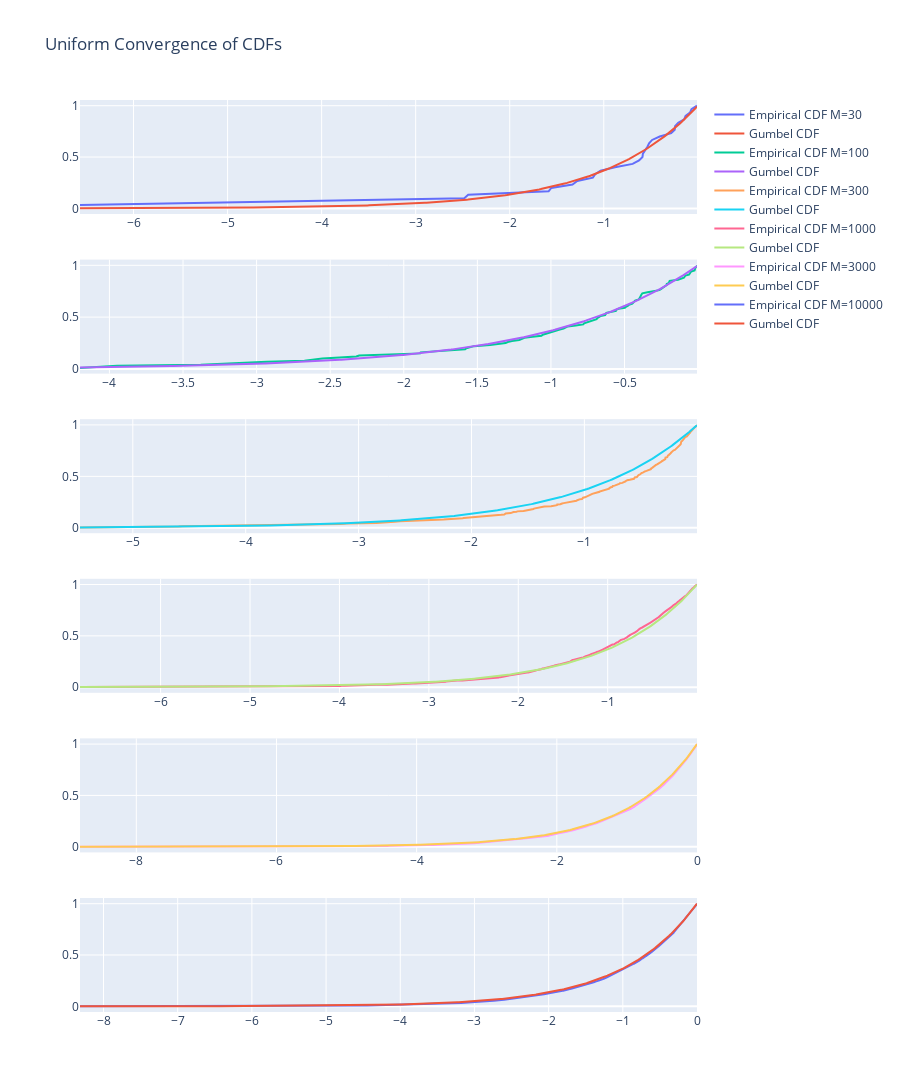

Notebook code for this chart:
### Markdown cell above
The cdf. $F_n$ of the normalized maxima converges to $F$ at all cadlag points of $F$. Given that $F$ is cadlag everywhere in the 3 cases Fréchet, Weibull and Gumbel, $F_n$ converges to $F$ for every $x \in \mathbb{R}$.

As F is increasing and for any $\epsilon > 0$, we take points $-\infty = x_0 < x_1 < \cdots < x_k = +\infty$ such that $\forall i \in =0,...,k-1$ $F(i+1)-F(i) \leq \epsilon$ 

For any sub-interal $[x_i,x_{i+1}]$ of $[x_0,x_k]$, we have $F(x_{i+1})-F(x_i) \leq \epsilon$.
Thus as both $F_n$ and $F$ are increasing and bounded, we have $sup_{x  \in [x_i,x_{i+1}]} |F_n(x) - F(x)| \leq max(|F_n(x_i) - F(x_i)|,|F_n(x_{i+1}) - F(x_{i+1})|) + \epsilon$.
$$
Thus:
\sup_{x \in \mathbb{R}} |F_n(x) - F(x)| \leq \max_{j=0,1,\dots,K} |F_n(x_j) - F(x_j)| + \epsilon
$$
 As $n$  -> $\infty$, the term $\max_{j=0,1,\dots,K} |F_n(x_j) - F(x_j)|$ goes to 0 due to weak convergence. Thus, for sufficiently large $n$, the supremum of the absolute differences can be made smaller than any given $\epsilon$, implying uniform convergence.

### Code cell
# Parameters
n = 30  # Size of each block

def generate_blocks(M, n):
    return np.random.rand(M, n)

def compute_maxima(blocks):
    return np.max(blocks, axis=1)

def normalize_maxima(maxima, n):
    a_n = 1.0 / n
    b_n = 1
    return (maxima - b_n) / a_n

def empirical_cdf(data):
    sorted_data = np.sort(data)
    y = np.arange(1, len(data) + 1) / len(data)
    return sorted_data, y

def weibull_cdf(x):
    return np.exp(x)

def plot_convergence(M_values):
    fig = make_subplots(rows=len(M_values), cols=1)

    for i, M in enumerate(M_values):
        blocks = generate_blocks(M, n)
        maxima = compute_maxima(blocks)
        normalized_maxima = normalize_maxima(maxima, n)
        
        x_empirical, y_empirical = empirical_cdf(normalized_maxima)
        
        x_vals = np.linspace(min(normalized_maxima), max(normalized_maxima), 400)
        y_vals = weibull_cdf(x_vals)
        
        fig.add_trace(go.Scatter(x=x_empirical, y=y_empirical, mode='lines', name=f'Empirical CDF M={M}'), row=i+1, col=1)
        fig.add_trace(go.Scatter(x=x_vals, y=y_vals, mode='lines', name='Gumbel CDF'), row=i+1, col=1)
        
    fig.update_layout(title_text="Uniform Convergence of CDFs", height=200*len(M_values))
    fig.show()

M_values = [30, 100, 300, 1000, 3000, 10000]
plot_convergence(M_values)

### Figure 1 — Plotly figure (JSON) as saved in the notebook; plotly's stock layout.template omitted (floating-point values rounded to 4 significant figures; data arrays with more than 128 entries replaced by an {"elided": "..."} marker saying what was removed)
{"data": [{"mode": "lines", "name": "Empirical CDF M=30", "type": "scatter", "x": [-6.569, -4.526, -2.483, -2.442, -1.586, -1.558, -1.332, -1.282, -1.116, -1.091, -1.035, -0.8806, -0.693, -0.6248, -0.5883, -0.5841, -0.5571, -0.5357, -0.5183, -0.4862, -0.4052, -0.283, -0.2456, -0.242, -0.2085, -0.1452, -0.1304, -0.08327, -0.06739, -0.00879], "xaxis": "x", "y": [0.03333, 0.06667, 0.1, 0.1333, 0.1667, 0.2, 0.2333, 0.2667, 0.3, 0.3333, 0.3667, 0.4, 0.4333, 0.4667, 0.5, 0.5333, 0.5667, 0.6, 0.6333, 0.6667, 0.7, 0.7333, 0.7667, 0.8, 0.8333, 0.8667, 0.9, 0.9333, 0.9667, 1], "yaxis": "y"}, {"mode": "lines", "name": "Gumbel CDF", "type": "scatter", "x": {"elided": "400 float values"}, "xaxis": "x", "y": {"elided": "400 float values"}, "yaxis": "y"}, {"mode": "lines", "name": "Empirical CDF M=100", "type": "scatter", "x": [-4.2, -4.044, -3.948, -3.38, -3.211, -3.145, -2.931, -2.675, -2.611, -2.554, -2.436, -2.322, -2.303, -2.019, -1.888, -1.885, -1.779, -1.641, -1.583, -1.575, -1.534, -1.522, -1.413, -1.333, -1.308, -1.294, -1.265, -1.215, -1.196, -1.18, -1.124, -1.064, -1.056, -1.035, -1.003, -0.9806, -0.9629, -0.9399, -0.914, -0.8936, -0.8854, -0.8314, -0.7803, -0.7747, -0.7527, -0.7411, -0.7082, -0.6899, -0.6855, -0.6733, -0.6641, -0.6318, -0.6273, -0.6235, -0.5956, -0.5589, -0.5574, -0.5409, -0.4976, -0.4906, -0.4761, -0.4694, -0.4468, -0.4403, -0.4308, -0.4283, -0.4035, -0.3973, -0.3944, -0.3908, -0.3886, -0.383, -0.3791, -0.344, -0.2868, -0.2635, -0.2533, -0.243, -0.2345, -0.2236, -0.2134, -0.2128, -0.197, -0.1962, -0.1932, -0.1366, -0.1135, -0.09646, -0.09161, -0.08706, -0.06184, -0.0568, -0.05465, -0.04739, -0.02407, -0.02294, -0.02026, -0.01754, -0.008664, -0.007593], "xaxis": "x2", "y": [0.01, 0.02, 0.03, 0.04, 0.05, 0.06, 0.07, 0.08, 0.09, 0.1, 0.11, 0.12, 0.13, 0.14, 0.15, 0.16, 0.17, 0.18, 0.19, 0.2, 0.21, 0.22, 0.23, 0.24, 0.25, 0.26, 0.27, 0.28, 0.29, 0.3, 0.31, 0.32, 0.33, 0.34, 0.35, 0.36, 0.37, 0.38, 0.39, 0.4, 0.41, 0.42, 0.43, 0.44, 0.45, 0.46, 0.47, 0.48, 0.49, 0.5, 0.51, 0.52, 0.53, 0.54, 0.55, 0.56, 0.57, 0.58, 0.59, 0.6, 0.61, 0.62, 0.63, 0.64, 0.65, 0.66, 0.67, 0.68, 0.69, 0.7, 0.71, 0.72, 0.73, 0.74, 0.75, 0.76, 0.77, 0.78, 0.79, 0.8, 0.81, 0.82, 0.83, 0.84, 0.85, 0.86, 0.87, 0.88, 0.89, 0.9, 0.91, 0.92, 0.93, 0.94, 0.95, 0.96, 0.97, 0.98, 0.99, 1], "yaxis": "y2"}, {"mode": "lines", "name": "Gumbel CDF", "type": "scatter", "x": {"elided": "400 float values"}, "xaxis": "x2", "y": {"elided": "400 float values"}, "yaxis": "y2"}, {"mode": "lines", "name": "Empirical CDF M=300", "type": "scatter", "x": {"elided": "300 float values"}, "xaxis": "x3", "y": {"elided": "300 float values"}, "yaxis": "y3"}, {"mode": "lines", "name": "Gumbel CDF", "type": "scatter", "x": {"elided": "400 float values"}, "xaxis": "x3", "y": {"elided": "400 float values"}, "yaxis": "y3"}, {"mode": "lines", "name": "Empirical CDF M=1000", "type": "scatter", "x": {"elided": "1000 float values"}, "xaxis": "x4", "y": {"elided": "1000 float values"}, "yaxis": "y4"}, {"mode": "lines", "name": "Gumbel CDF", "type": "scatter", "x": {"elided": "400 float values"}, "xaxis": "x4", "y": {"elided": "400 float values"}, "yaxis": "y4"}, {"mode": "lines", "name": "Empirical CDF M=3000", "type": "scatter", "x": {"elided": "3000 float values"}, "xaxis": "x5", "y": {"elided": "3000 float values"}, "yaxis": "y5"}, {"mode": "lines", "name": "Gumbel CDF", "type": "scatter", "x": {"elided": "400 float values"}, "xaxis": "x5", "y": {"elided": "400 float values"}, "yaxis": "y5"}, {"mode": "lines", "name": "Empirical CDF M=10000", "type": "scatter", "x": {"elided": "10000 float values"}, "xaxis": "x6", "y": {"elided": "10000 float values"}, "yaxis": "y6"}, {"mode": "lines", "name": "Gumbel CDF", "type": "scatter", "x": {"elided": "400 float values"}, "xaxis": "x6", "y": {"elided": "400 float values"}, "yaxis": "y6"}], "layout": {"height": 1200, "title": {"text": "Uniform Convergence of CDFs"}, "xaxis": {"anchor": "y", "domain": [0, 1]}, "xaxis2": {"anchor": "y2", "domain": [0, 1]}, "xaxis3": {"anchor": "y3", "domain": [0, 1]}, "xaxis4": {"anchor": "y4", "domain": [0, 1]}, "xaxis5": {"anchor": "y5", "domain": [0, 1]}, "xaxis6": {"anchor": "y6", "domain": [0, 1]}, "yaxis": {"anchor": "x", "domain": [0.875, 1]}, "yaxis2": {"anchor": "x2", "domain": [0.7, 0.825]}, "yaxis3": {"anchor": "x3", "domain": [0.525, 0.65]}, "yaxis4": {"anchor": "x4", "domain": [0.35, 0.475]}, "yaxis5": {"anchor": "x5", "domain": [0.175, 0.3]}, "yaxis6": {"anchor": "x6", "domain": [0, 0.125]}}}
